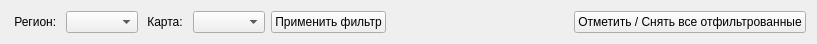
<?xml version="1.0" encoding="UTF-8"?>
<ui version="4.0">
 <class>TableFilterByRegionMap</class>
 <widget class="QWidget" name="TableFilterByRegionMap">
  <property name="geometry">
   <rect>
    <x>0</x>
    <y>0</y>
    <width>817</width>
    <height>43</height>
   </rect>
  </property>
  <property name="windowTitle">
   <string>Form</string>
  </property>
  <layout class="QHBoxLayout" name="horizontalLayout">
   <item>
    <widget class="QLabel" name="regionFilterLabel">
     <property name="text">
      <string> Регион: </string>
     </property>
    </widget>
   </item>
   <item>
    <widget class="QComboBox" name="regionFilterCombobox"/>
   </item>
   <item>
    <widget class="QLabel" name="mapFilterLabel">
     <property name="text">
      <string> Карта: </string>
     </property>
    </widget>
   </item>
   <item>
    <widget class="QComboBox" name="mapFilterCombobox"/>
   </item>
   <item>
    <widget class="QPushButton" name="filterApplyButton">
     <property name="text">
      <string>Применить фильтр</string>
     </property>
    </widget>
   </item>
   <item>
    <spacer name="spacer">
     <property name="orientation">
      <enum>Qt::Horizontal</enum>
     </property>
     <property name="sizeHint" stdset="0">
      <size>
       <width>39</width>
       <height>20</height>
      </size>
     </property>
    </spacer>
   </item>
   <item>
    <widget class="QPushButton" name="checkAllFilteredButton">
     <property name="text">
      <string>Отметить / Снять все отфильтрованные</string>
     </property>
    </widget>
   </item>
  </layout>
 </widget>
 <resources/>
 <connections/>
</ui>
